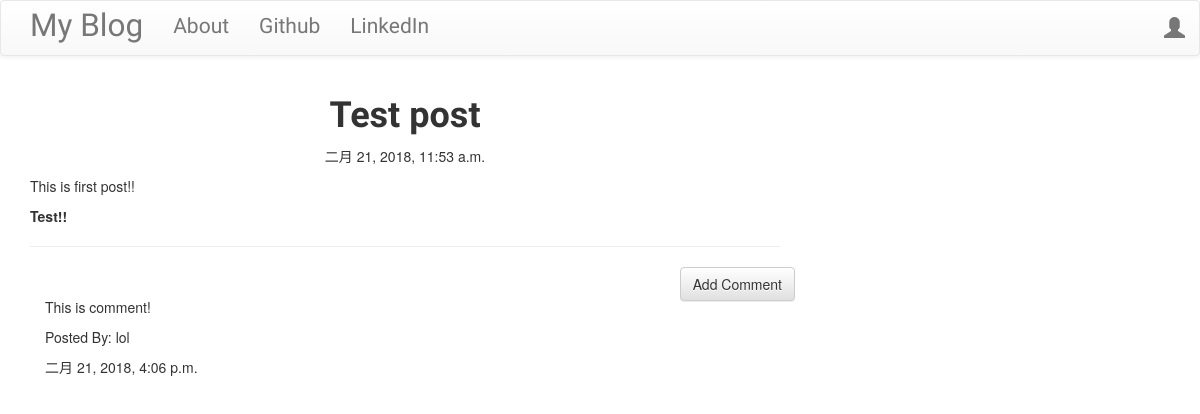
Screenshot of /post/2 with the database file from the repository.
### blog/models.py (models this page shows, shortened)
class Post(models.Model):
    author = models.ForeignKey('auth.User')
    title = models.CharField(max_length=200)
    text = models.TextField()
    created_date = models.DateTimeField(default=timezone.now)
    published_date = models.DateTimeField(blank=True, null=True)

class Comment(models.Model):
    post = models.ForeignKey('blog.Post', related_name='comments')
    author = models.CharField(max_length=200)
    text = models.TextField()
    created_date = models.DateTimeField(default=timezone.now)
    approved_comment = models.BooleanField(default=False)

### blog/views.py (the view)
# urls.py: url(r'^post/(?P<pk>\d+)$', views.PostDetailView.as_view(), name='post_detail'),
class PostDetailView(DetailView):
    model = Post

### blog/templates/blog/post_detail.html (shortened to what this page needs)
{% extends "blog/base.html" %}
{% block content %}
<h1 class="posttitle loader">{{ post.title }}</h1>
{% if post.published_date %}
    <div class="date postdate">
        {{ post.published_date }}
    </div>
{% else %}
    <a href="{% url 'post_publish' pk=post.pk %}" class="btn btn-default">Publish</a>
{% endif %}
    <p class="contentfont">{{ post.text|safe|linebreaksbr}}</p>
<hr>
<a class="btn btn-default btn-comment" href="{% url 'add_comment_to_post' pk=post.pk %}">Add Comment</a>
<div class="container">
    {% for comment in post.comments.all %}
    <br>
        {% if user.is_authenticated or comment.approved_comment %}
            <p>{{ comment.text|safe|linebreaks }}</p>
            <p>Posted By: {{ comment.author }}</p>
            <p>{{ comment.created_date }}</p>
        {% endif %}
        {% empty %}
        <p>No Comments!</p>
    {% endfor %}
</div>
{% endblock %}

### blog/static/css/blog.css (style rules this page uses)
.contentfont { font-family: 'Roboto', sans-serif; font-size: 1.5em; }
.postdate { text-align: center; }
.posttitle { font-family: 'Kavivanar', cursive; font-weight: bold; text-align: center; }
.btn-comment { position: absolute; right: 0px }

### rows the page displays
Post: title "Test post", published_date "二月 21, 2018, 11:53 a.m.", text "This is first post!! Test!!"
Comment: text "This is comment!", author "lol", created_date "二月 21, 2018, 4:06 p.m."
